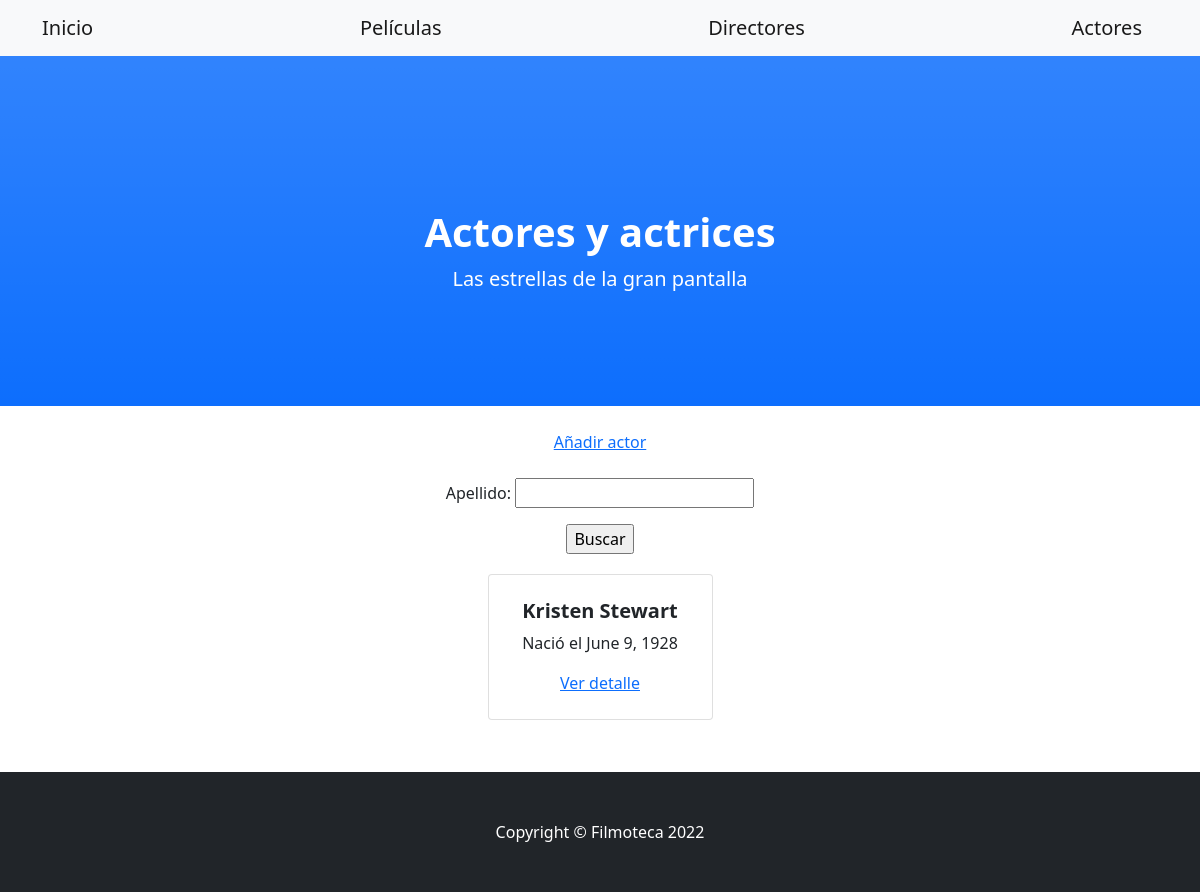
Screenshot of /actores/ with the database file from the repository.
### filmoteca/models.py (models this page shows, shortened)
class Actor(models.Model):
    nombre = models.CharField(max_length=20)
    apellido = models.CharField(max_length=30)
    fecha_nacimiento = models.DateField()
    pelicula_debut = models.CharField(max_length=60)
    esta_activo = models.BooleanField()
    foto = models.ImageField(upload_to="fotos_actores")
    creado = models.DateTimeField(auto_now_add=True)
    actualizado = models.DateTimeField(auto_now=True)

### filmoteca/views.py (the view)
# urls.py: path('actores/', ActorList.as_view(), name='actores'),
class ActorList(ListView):
    model = Actor
    template_name = "filmoteca/actor_list.html"

### filmoteca/templates/filmoteca/actor_list.html (shortened to what this page needs)
{% extends 'filmoteca/base_templates.html' %}
{% block header1 %}Actores y actrices{% endblock %}
{% block header2 %}Las estrellas de la gran pantalla{% endblock %}
{% block boton %}
    <center>
        <br>
        <a href="{% url 'actores_añadir' %}">Añadir actor</a>
    </center>
{% endblock boton %}
{% block buscador %}
    <form action="{% url 'actores_resultados' %}" method="GET">
        <br>
        <center>
            <p>
                Apellido:
                <input type="text" name="apellido">
            </p>
        <input type="submit" value="Buscar">
        </center>
    </form>
{% endblock buscador %}
{% block lista %}
    {% if object_list %}
    {% for actor in object_list %}
        <div class="col mb-5">
            <div class="card h-100">
                <div class="card-body p-4">
                    <div class="text-center">
                        <h5 class="fw-bolder">{{actor.nombre}} {{actor.apellido}}</h5>
                        <p>Nació el {{actor.fecha_nacimiento}}</p>
                        <a href="{% url 'actores_detail' actor.id %}">Ver detalle</a>
                    </div>
                </div>
            </div>
        </div>
    {% endfor %}
    {% else %}
        <br>
        <center>
            <p>No hay registros aún</p>
        </center>
    {% endif %}
{% endblock lista %}

### rows the page displays
Actor: nombre "Kristen", apellido "Stewart", fecha_nacimiento "June 9, 1928"
